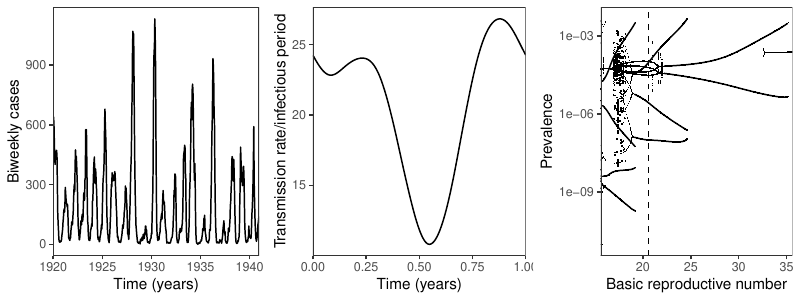

Write R code to recreate this figure.
library(tidyr)
library(dplyr)
library(gridExtra)
library(splines)
library(scam)
library(mgcv)
library(deSolve)
library(ggplot2); theme_set(theme_bw())

load("../sim/boston_bifurcation_gradient.rda")

measles_data <- read.csv("../data/measlesUKUS.csv")

measles_US <- measles_data %>% 
	filter(country=="US") %>%
	mutate(cases=ifelse(is.na(cases), 0, cases)) %>%
	filter(year >= 1920, year <= 1940)

measles_list <- measles_US %>%
	split(as.character(.$loc))

bs <- measles_list$BOSTON
bs$time <- 1:nrow(bs)

smooth_time <- seq(0, 26, by=0.01)

BX <- mgcv::cSplineDes(head(bs$biweek, -1), seq(0, 26, by=2))
BXsmooth <- mgcv::cSplineDes(smooth_time, seq(0, 26, by=2))
bdata <- as.data.frame(BX)

## susceptible reconstruction
regdata <- data.frame(
	x=cumsum(bs$cases),
	y=cumsum(bs$rec)
)

regfit <- scam(y~s(x, bs="cr"), data=regdata)

Z <- regfit$residuals
rho <- 1/tsiR::derivative(regdata$x, predict(regfit))

gfit <- MASS::glm.nb(cases~ns(bs$time, knots=seq(1, nrow(bs), by=6)), data=bs)

S0vec <- seq(0.03, 0.07, by=0.001)
llvec <- rep(NA, length(S0vec))

for (j in 1:length(S0vec)) {
	fitdata <- data.frame(
		grad=diff(predict(gfit, newdata = data.frame(time=1:(nrow(bs)+1))))+1+1/(50*26),
		logS=head(log(S0vec[j]*bs$pop + Z),-1),
		biweek=head(bs$biweek,-1)
	)
	
	fitdata$offterm <- fitdata$logS - head(log(bs$pop),-1)
	
	fitdata <- append(fitdata, bdata)
	
	lfit <- glm(grad ~ -1 + V1+V2+V3+V4+V5+V6+V7+V8+V9+V10+V11+V12+V13 + offset(offterm), data=fitdata,
				family = gaussian("log"))
	
	llvec[j] <- logLik(lfit)
}

j <- which.max(llvec)

fitdata <- data.frame(
	grad=diff(predict(gfit, newdata = data.frame(time=1:(nrow(bs)+1))))+1+1/(50*26),
	logS=head(log(S0vec[j]*bs$pop + Z),-1),
	biweek=head(bs$biweek,-1)
)	

fitdata$offterm <- fitdata$logS - head(log(bs$pop),-1)

fitdata <- append(fitdata, bdata)

lfit <- glm(grad ~ -1 + V1+V2+V3+V4+V5+V6+V7+V8+V9+V10+V11+V12+V13 + offset(offterm), data=fitdata,
			family = gaussian("log"))

sir <- function(t, state, parameters) {
	with(as.list(c(state, parameters)), {
		logbeta <- mgcv::cSplineDes(t %% 26, seq(0, 26, by=2)) %*% 
			c(V1, V2, V3, V4, V5, V6, V7, V8, V9, V10, V11, V12, V13)
		beta <- exp(logbeta) + relR
		I <- exp(logI)
		dS <- mu * N - beta * S * I/N
		dlogI <- beta * S/N - gamma-mu
		dR <- gamma * I
		dC <- beta * S * I/N
		list(c(dS, dlogI, dR, dC))
	})
}

par <- c(coef(lfit), mu=1/(50*26), N=mean(bs$pop), gamma=1, relR=0)
# yini <- c(S=mean(bs$pop)*S0vec[j], logI=log(520), R=0, C=0)

nsim <- 20

set.seed(101)
init <- data.frame(
	S=seq(from=1e-2, to=1e-1, length.out=nsim) * mean(bs$pop),
	logI=log(seq(from=1e-5, to=1e-3, length.out=nsim) * mean(bs$pop)),
	R=0,
	C=0
)

init[] <- apply(init, 2, sample)

rr <- reslist %>%
	bind_rows

rr_clean <- rr %>%
	mutate(prev=round(prev, 11)) %>%
	group_by(R0, sim) %>%
	mutate(
		dup=duplicated(prev)
	) %>%
	filter(!dup) %>%
	mutate(
		period=length(prev),
		oo=order(prev)
	) %>%
	arrange(R0) %>%
	group_by(R0, period) %>%
	mutate(
		dup=duplicated(prev)
	) %>%
	filter(!dup)

rr_2 <- rr_clean %>%
	filter(period == 2) %>%
	filter(R0 > 20, sim != "4", sim != "10") 

rr_3 <- rr_clean %>%
	filter(period == 3) %>%
	filter(R0 > 18)

rr_4 <- rr_clean %>%
	filter(period==4) %>%
	group_by(R0, sim) %>%
	filter(!all(prev > 1e-5), R0 < 20, R0 != 16.1) %>%
	ungroup %>%
	mutate(
		prev=round(prev, -log10(prev)+2)
	) %>%
	group_by(R0) %>%
	mutate(
		oo=as.numeric(cut(prev, c(1e-20, 3e-9, 2e-8, 1e-5, 1)))
	)

g1 <- ggplot(bs) +
	geom_line(aes(decimalYear, cases)) +
	scale_x_continuous("Time (years)", expand=c(0, 0)) +
	scale_y_continuous("Biweekly cases") +
	theme(
		panel.grid = element_blank()
	)

g2 <- ggplot(data.frame(time=smooth_time/26, trans=exp(BXsmooth %*% coef(lfit)))) +
	geom_line(aes(time, trans)) +
	scale_x_continuous("Time (years)", expand=c(0, 0)) +
	scale_y_continuous("Transmission rate/infectious period") +
	theme(
		panel.grid = element_blank()
	)

g3 <- ggplot(rr_2) +
	geom_line(aes(R0, prev, group=interaction(period, oo))) +
	geom_line(data=rr_3, aes(R0, prev, group=interaction(period, oo))) +
	geom_line(data=rr_4, aes(R0, prev, group=interaction(oo))) +
	geom_point(data=rr_clean, aes(R0, prev), shape=".") +
	geom_vline(xintercept=20.6, lty=2) +
	scale_y_log10("Prevalence") +
	scale_x_continuous("Basic reproductive number", expand=c(0, 0)) +
	theme(
		panel.grid = element_blank()
	)

gall <- arrangeGrob(g1, g2, g3, nrow=1)

ggsave("boston_bifurcation_gradient_fig.pdf", gall, width=8, height=3)
